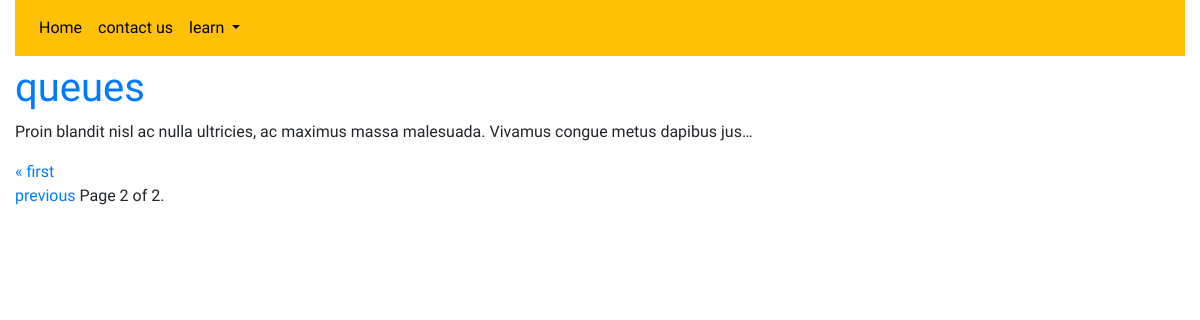
Before: /cpp/?page=2 with the older database file.
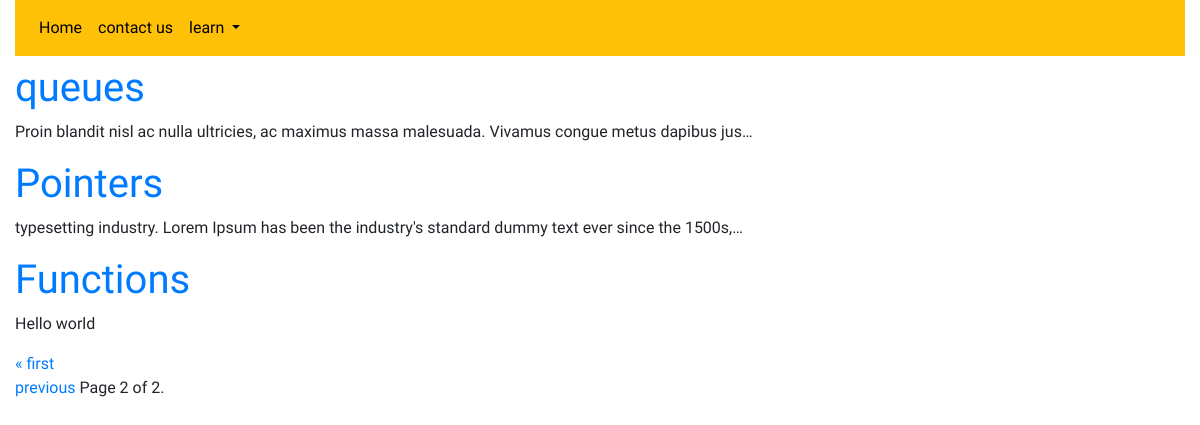
After: the same page with the newer database file.
### cpp/models.py (models this page shows, shortened)
class Cpp(models.Model):
    title=models.CharField(max_length=100)
    detail=models.TextField()

### cpp/views.py (the view)
# urls.py: path('',views.topics,name='all_topics'),
def topics(request):
    topics=Cpp.objects.all().order_by('id')
    paginator=Paginator(topics,5)
    page_number=request.GET.get('page')
    page_obj=paginator.get_page(page_number)
    return render(request,'cpp/topic.html',{'topics':page_obj})

### cpp/templates/cpp/topic.html (shortened to what this page needs)
{%extends 'home/base.html'%}
{%block content%}
{%for topic in topics%}
<a href="{%url 'cpp:detail' topic.id%}"><h1>{{topic.title}}</h1></a>
<p>{{topic.detail|striptags|truncatechars:100}}</p>
{%endfor%}
<div class="pagination">
    <span class="step-links">
        {% if topics.has_previous %}
            <a href="?page=1">&laquo; first</a>
        <br>
            <a href="?page={{ topics.previous_page_number }}">previous</a>
        {% endif %}
        <span class="current">
            Page {{ topics.number }} of {{ topics.paginator.num_pages }}.
        </span>
    </span>
</div>
{%endblock%}

### home/templates/home/base.html (shortened to what this page needs)
<!doctype html>
<html lang="en">
  <head>
{%load static%}
    <link rel="stylesheet" href="https://stackpath.bootstrapcdn.com/bootstrap/4.3.1/css/bootstrap.min.css">
    <link rel="stylesheet" type="text/css" href="{%static 'home/style.css'%}">
  </head>
  <body>
    <div class="container-fluid">
  <nav class="navbar navbar-expand-lg navbar-light bg-warning mb-2">
  <div class="collapse navbar-collapse" id="navbarSupportedContent">
    <ul class="navbar-nav mr-auto">
      <li class="nav-item active">
        <a class="nav-link" href="{%url 'about'%}">Home <span class="sr-only">(current)</span></a>
      </li>
      <li class="nav-item">
        <a class="nav-link" href="{%url 'contact'%}">contact us</a>
      </li>
      <li class="nav-item dropdown">
        <a class="nav-link dropdown-toggle" href="#" id="navbarDropdown" role="button" data-toggle="dropdown" aria-haspopup="true" aria-expanded="false">
          learn
        </a>
      </li>
    </ul>
  </div>
</nav>
    {%block content%}{%endblock%}
  </div>
  </body>
</html>

### home/static/home/style.css (style rules this page uses)
body { font-family: 'Didact Gothic', sans-serif; }
.navbar-nav .nav-link { color: rgba(0,0,0,1) !important; }

Changed rows visible on the page:
added Cpp: title "Pointers", detail "typesetting industry. Lorem Ipsum has been the industry's standard dummy text ever since the 1500s,…"
added Cpp: title "Functions", detail "Hello world"
